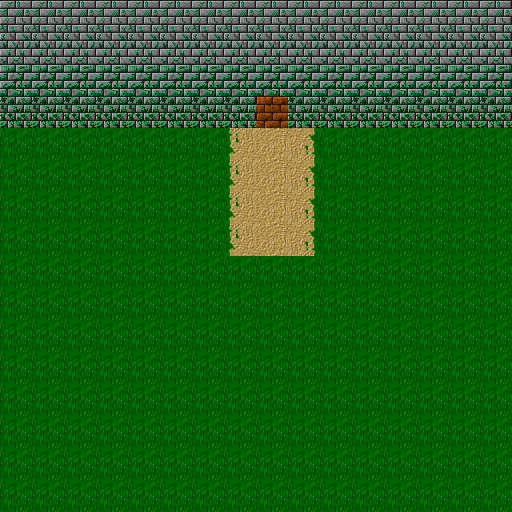

Below is a game level as drawn by its tile map, then a one-line description and the .tmx file that defines it, in full:
An orthogonal 16x16 tile map with 32x32 px tiles, 2 tile layers (backgroundLayer, blockLayer), 2 tilesets and 3 objects (door, item, playerStart).

<map version="1.0" orientation="orthogonal" renderorder="right-down" width="16" height="16" tilewidth="32" tileheight="32" nextobjectid="10">
 <tileset firstgid="1" name="tiles" tilewidth="32" tileheight="32" tilecount="880" columns="22">
  <image source="tiles.png" width="705" height="1280" />
 </tileset>
 <tileset firstgid="881" name="tiles2" tilewidth="32" tileheight="32" tilecount="3072" columns="64">
  <image source="assets/dungeontest/images/tiles2.png" width="2048" height="1536" />
 </tileset>
 <layer name="backgroundLayer" width="16" height="16">
  <data encoding="csv">
1913,1913,1913,1913,1913,1913,1913,1913,1913,1913,1913,1913,1913,1913,1913,1913,
1913,1913,1913,1913,1913,1913,1913,1913,1913,1913,1913,1913,1913,1913,1913,1913,
1913,1913,1913,1913,1913,1913,1913,1913,1913,1913,1913,1913,1913,1913,1913,1913,
1913,1913,1913,1913,1913,1913,1913,1913,1913,1913,1913,1913,1913,1913,1913,1913,
1841,1841,1841,1841,1841,1841,1841,1841,1841,1841,1841,1841,1841,1841,1841,1841,
1841,1841,1841,1841,1841,1841,1841,1841,1841,1841,1841,1841,1841,1841,1841,1841,
1841,1841,1841,1841,1841,1841,1841,1841,1841,1841,1841,1841,1841,1841,1841,1841,
1841,1841,1841,1841,1841,1841,1841,1841,1841,1841,1841,1841,1841,1841,1841,1841,
1841,1841,1841,1841,1841,1841,1841,1841,1841,1841,1841,1841,1841,1841,1841,1841,
1841,1841,1841,1841,1841,1841,1841,1841,1841,1841,1841,1841,1841,1841,1841,1841,
1841,1841,1841,1841,1841,1841,1841,1841,1841,1841,1841,1841,1841,1841,1841,1841,
1841,1841,1841,1841,1841,1841,1841,1841,1841,1841,1841,1841,1841,1841,1841,1841,
1841,1841,1841,1841,1841,1841,1841,1841,1841,1841,1841,1841,1841,1841,1841,1841,
1841,1841,1841,1841,1841,1841,1841,1841,1841,1841,1841,1841,1841,1841,1841,1841,
1841,1841,1841,1841,1841,1841,1841,1841,1841,1841,1841,1841,1841,1841,1841,1841,
1841,1841,1841,1841,1841,1841,1841,1841,1841,1841,1841,1841,1841,1841,1841,1841
</data>
 </layer>
 <layer name="blockLayer" width="16" height="16">
  <data encoding="csv">
2076,2076,2076,2076,2076,2076,2076,2076,2076,2076,2076,2076,2076,2076,2076,2076,
2077,2077,2077,2077,2077,2077,2077,2077,2077,2077,2077,2077,2077,2077,2077,2077,
2078,2078,2078,2078,2078,2078,2078,2078,2078,2078,2078,2078,2078,2078,2078,2078,
2079,2079,2079,2079,2079,2079,2079,2079,0,2079,2079,2079,2079,2079,2079,2079,
0,0,0,0,0,0,0,1855,1848,3221227327,0,0,0,0,0,0,
0,0,0,0,0,0,0,1855,1848,3221227327,0,0,0,0,0,0,
0,0,0,0,0,0,0,1855,1848,3221227327,0,0,0,0,0,0,
0,0,0,0,0,0,0,1855,1848,3221227327,0,0,0,0,0,0,
0,0,0,0,0,0,0,0,0,0,0,0,0,0,0,0,
0,0,0,0,0,0,0,0,0,0,0,0,0,0,0,0,
0,0,0,0,0,0,0,0,0,0,0,0,0,0,0,0,
0,0,0,0,0,0,0,0,0,0,0,0,0,0,0,0,
0,0,0,0,0,0,0,0,0,0,0,0,0,0,0,0,
0,0,0,0,0,0,0,0,0,0,0,0,0,0,0,0,
0,0,0,0,0,0,0,0,0,0,0,0,0,0,0,0,
0,0,0,0,0,0,0,0,0,0,0,0,0,0,0,0
</data>
 </layer>
 <objectgroup name="objectLayer">
  <object id="2" type="door" gid="1608" x="256" y="129" width="32" height="32">
   <properties>
    <property name="sprite" value="gate" />
   </properties>
  </object>
  <object id="4" type="item" gid="3815" x="160.333" y="416" width="32" height="32">
   <properties>
    <property name="sprite" value="goldenkey" />
   </properties>
  </object>
  <object id="6" type="playerStart" gid="1010" x="256" y="416" width="32" height="32">
   <properties>
    <property name="sprite" value="player" />
   </properties>
  </object>
 </objectgroup>
</map>
